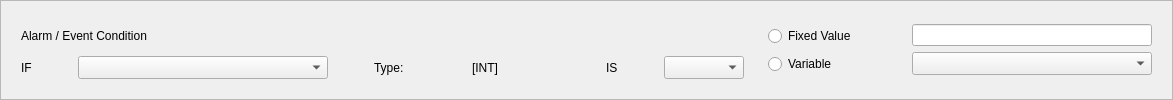
             <widget class="QFrame" name="fraCondition">
              <property name="minimumSize">
               <size>
                <width>0</width>
                <height>80</height>
               </size>
              </property>
              <property name="font">
               <font>
                <weight>50</weight>
                <bold>false</bold>
               </font>
              </property>
              <property name="frameShape">
               <enum>QFrame::StyledPanel</enum>
              </property>
              <property name="frameShadow">
               <enum>QFrame::Plain</enum>
              </property>
              <property name="lineWidth">
               <number>1</number>
              </property>
              <layout class="QHBoxLayout" name="horizontalLayout_7">
               <item>
                <widget class="QFrame" name="fraLeft">
                 <property name="minimumSize">
                  <size>
                   <width>650</width>
                   <height>70</height>
                  </size>
                 </property>
                 <property name="frameShape">
                  <enum>QFrame::NoFrame</enum>
                 </property>
                 <property name="frameShadow">
                  <enum>QFrame::Plain</enum>
                 </property>
                 <layout class="QVBoxLayout" name="verticalLayout_6">
                  <item>
                   <layout class="QHBoxLayout" name="horizontalLayout_5">
                    <item>
                     <widget class="QLabel" name="lblCondition">
                      <property name="font">
                       <font>
                        <weight>50</weight>
                        <bold>false</bold>
                       </font>
                      </property>
                      <property name="text">
                       <string>Alarm / Event Condition</string>
                      </property>
                     </widget>
                    </item>
                    <item>
                     <spacer name="horizontalSpacer">
                      <property name="font">
                       <font>
                        <weight>50</weight>
                        <bold>false</bold>
                       </font>
                      </property>
                      <property name="orientation">
                       <enum>Qt::Horizontal</enum>
                      </property>
                      <property name="sizeHint" stdset="0">
                       <size>
                        <width>148</width>
                        <height>20</height>
                       </size>
                      </property>
                     </spacer>
                    </item>
                   </layout>
                  </item>
                  <item>
                   <layout class="QHBoxLayout" name="horizontalLayout_6">
                    <item>
                     <widget class="QLabel" name="lblIf">
                      <property name="font">
                       <font>
                        <weight>50</weight>
                        <bold>false</bold>
                       </font>
                      </property>
                      <property name="text">
                       <string>IF</string>
                      </property>
                      <property name="buddy">
                       <cstring>cboVariable1</cstring>
                      </property>
                     </widget>
                    </item>
                    <item>
                     <spacer name="horizontalSpacer_5">
                      <property name="orientation">
                       <enum>Qt::Horizontal</enum>
                      </property>
                      <property name="sizeHint" stdset="0">
                       <size>
                        <width>40</width>
                        <height>20</height>
                       </size>
                      </property>
                     </spacer>
                    </item>
                    <item>
                     <widget class="QComboBox" name="cboVariable1">
                      <property name="minimumSize">
                       <size>
                        <width>250</width>
                        <height>0</height>
                       </size>
                      </property>
                      <property name="maximumSize">
                       <size>
                        <width>16777215</width>
                        <height>16777215</height>
                       </size>
                      </property>
                      <property name="font">
                       <font>
                        <pointsize>10</pointsize>
                        <weight>50</weight>
                        <bold>false</bold>
                       </font>
                      </property>
                      <property name="insertPolicy">
                       <enum>QComboBox::InsertAlphabetically</enum>
                      </property>
                     </widget>
                    </item>
                    <item>
                     <spacer name="horizontalSpacer_6">
                      <property name="orientation">
                       <enum>Qt::Horizontal</enum>
                      </property>
                      <property name="sizeHint" stdset="0">
                       <size>
                        <width>40</width>
                        <height>20</height>
                       </size>
                      </property>
                     </spacer>
                    </item>
                    <item>
                     <widget class="QLabel" name="lblpType">
                      <property name="text">
                       <string>Type:</string>
                      </property>
                     </widget>
                    </item>
                    <item>
                     <widget class="QLabel" name="lblTypeVar1">
                      <property name="minimumSize">
                       <size>
                        <width>150</width>
                        <height>0</height>
                       </size>
                      </property>
                      <property name="maximumSize">
                       <size>
                        <width>150</width>
                        <height>16777215</height>
                       </size>
                      </property>
                      <property name="frameShape">
                       <enum>QFrame::NoFrame</enum>
                      </property>
                      <property name="text">
                       <string>[INT]</string>
                      </property>
                      <property name="alignment">
                       <set>Qt::AlignCenter</set>
                      </property>
                     </widget>
                    </item>
                    <item>
                     <spacer name="horizontalSpacer_3">
                      <property name="orientation">
                       <enum>Qt::Horizontal</enum>
                      </property>
                      <property name="sizeHint" stdset="0">
                       <size>
                        <width>40</width>
                        <height>20</height>
                       </size>
                      </property>
                     </spacer>
                    </item>
                    <item>
                     <widget class="QLabel" name="lblIs">
                      <property name="font">
                       <font>
                        <weight>50</weight>
                        <bold>false</bold>
                       </font>
                      </property>
                      <property name="text">
                       <string>IS</string>
                      </property>
                      <property name="buddy">
                       <cstring>cboCondition</cstring>
                      </property>
                     </widget>
                    </item>
                    <item>
                     <spacer name="horizontalSpacer_4">
                      <property name="orientation">
                       <enum>Qt::Horizontal</enum>
                      </property>
                      <property name="sizeHint" stdset="0">
                       <size>
                        <width>40</width>
                        <height>20</height>
                       </size>
                      </property>
                     </spacer>
                    </item>
                    <item>
                     <widget class="QComboBox" name="cboCondition">
                      <property name="minimumSize">
                       <size>
                        <width>80</width>
                        <height>0</height>
                       </size>
                      </property>
                      <property name="maximumSize">
                       <size>
                        <width>100</width>
                        <height>16777215</height>
                       </size>
                      </property>
                      <property name="font">
                       <font>
                        <pointsize>10</pointsize>
                        <weight>50</weight>
                        <bold>false</bold>
                       </font>
                      </property>
                     </widget>
                    </item>
                   </layout>
                  </item>
                 </layout>
                </widget>
               </item>
               <item>
                <widget class="QFrame" name="fraSelector">
                 <property name="minimumSize">
                  <size>
                   <width>120</width>
                   <height>0</height>
                  </size>
                 </property>
                 <property name="maximumSize">
                  <size>
                   <width>250</width>
                   <height>70</height>
                  </size>
                 </property>
                 <property name="frameShape">
                  <enum>QFrame::NoFrame</enum>
                 </property>
                 <property name="frameShadow">
                  <enum>QFrame::Plain</enum>
                 </property>
                 <layout class="QVBoxLayout" name="verticalLayout_3">
                  <item>
                   <widget class="QRadioButton" name="optFixedVal">
                    <property name="minimumSize">
                     <size>
                      <width>120</width>
                      <height>0</height>
                     </size>
                    </property>
                    <property name="maximumSize">
                     <size>
                      <width>120</width>
                      <height>16777215</height>
                     </size>
                    </property>
                    <property name="font">
                     <font>
                      <weight>50</weight>
                      <bold>false</bold>
                     </font>
                    </property>
                    <property name="text">
                     <string>Fixed Value</string>
                    </property>
                    <attribute name="buttonGroup">
                     <string notr="true">buttonGroupSelect</string>
                    </attribute>
                   </widget>
                  </item>
                  <item>
                   <widget class="QRadioButton" name="optVariableVal">
                    <property name="minimumSize">
                     <size>
                      <width>120</width>
                      <height>0</height>
                     </size>
                    </property>
                    <property name="maximumSize">
                     <size>
                      <width>120</width>
                      <height>16777215</height>
                     </size>
                    </property>
                    <property name="font">
                     <font>
                      <weight>50</weight>
                      <bold>false</bold>
                     </font>
                    </property>
                    <property name="text">
                     <string>Variable</string>
                    </property>
                    <attribute name="buttonGroup">
                     <string notr="true">buttonGroupSelect</string>
                    </attribute>
                   </widget>
                  </item>
                 </layout>
                </widget>
               </item>
               <item>
                <widget class="QFrame" name="fraRight">
                 <property name="minimumSize">
                  <size>
                   <width>250</width>
                   <height>0</height>
                  </size>
                 </property>
                 <property name="maximumSize">
                  <size>
                   <width>270</width>
                   <height>70</height>
                  </size>
                 </property>
                 <property name="frameShape">
                  <enum>QFrame::NoFrame</enum>
                 </property>
                 <property name="frameShadow">
                  <enum>QFrame::Plain</enum>
                 </property>
                 <layout class="QVBoxLayout" name="verticalLayout_5">
                  <item>
                   <widget class="QLineEdit" name="txtFixedValue">
                    <property name="minimumSize">
                     <size>
                      <width>240</width>
                      <height>0</height>
                     </size>
                    </property>
                    <property name="maximumSize">
                     <size>
                      <width>16777215</width>
                      <height>16777215</height>
                     </size>
                    </property>
                    <property name="font">
                     <font>
                      <weight>50</weight>
                      <bold>false</bold>
                     </font>
                    </property>
                    <property name="alignment">
                     <set>Qt::AlignRight|Qt::AlignTrailing|Qt::AlignVCenter</set>
                    </property>
                   </widget>
                  </item>
                  <item>
                   <widget class="QComboBox" name="cboVariable2">
                    <property name="minimumSize">
                     <size>
                      <width>240</width>
                      <height>0</height>
                     </size>
                    </property>
                    <property name="maximumSize">
                     <size>
                      <width>16777215</width>
                      <height>16777215</height>
                     </size>
                    </property>
                    <property name="font">
                     <font>
                      <pointsize>10</pointsize>
                      <weight>50</weight>
                      <bold>false</bold>
                     </font>
                    </property>
                    <property name="insertPolicy">
                     <enum>QComboBox::InsertAlphabetically</enum>
                    </property>
                   </widget>
                  </item>
                 </layout>
                </widget>
               </item>
              </layout>
             </widget>
